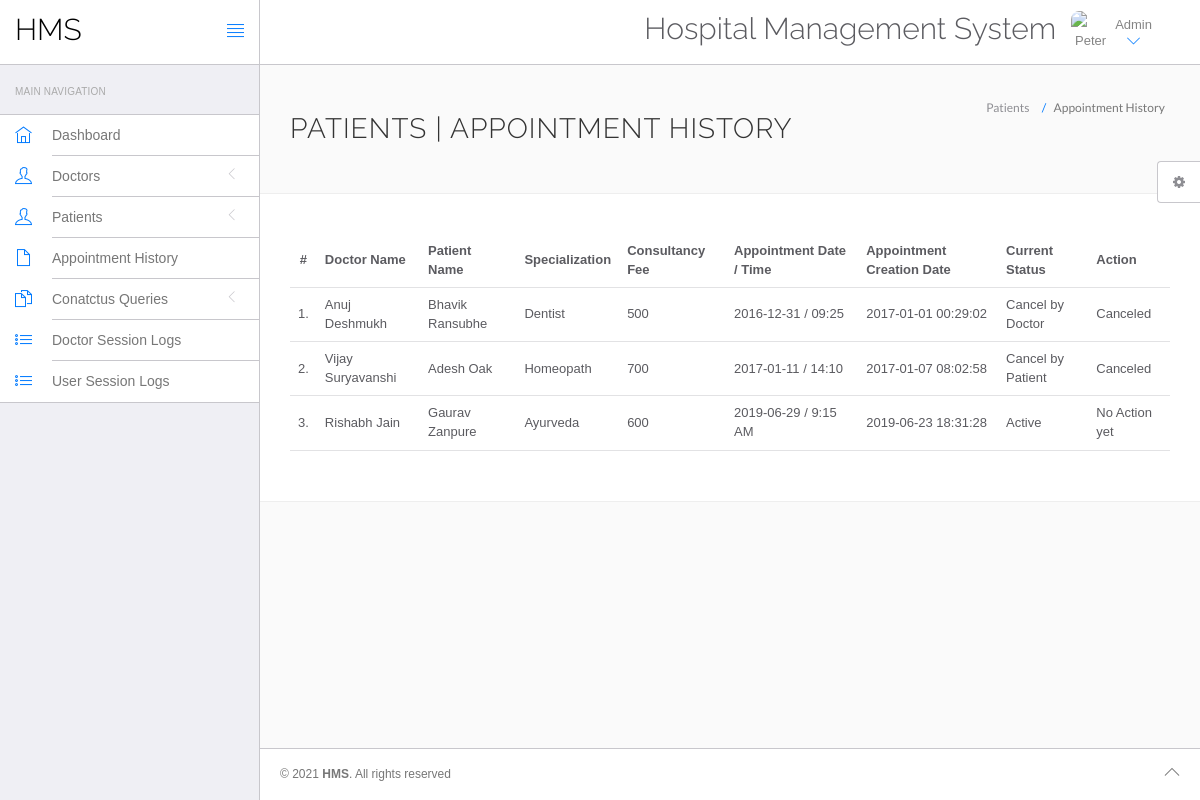
The app's page /hospital/hms/admin/appointment-history.php (signed in) with its own data.
### tables this page shows
CREATE TABLE `appointment` (
  `id` int(11) NOT NULL,
  `doctorSpecialization` varchar(255) NOT NULL,
  `doctorId` int(11) NOT NULL,
  `userId` int(11) NOT NULL,
  `consultancyFees` int(11) NOT NULL,
  `appointmentDate` varchar(255) NOT NULL,
  `appointmentTime` varchar(255) NOT NULL,
  `postingDate` timestamp NOT NULL DEFAULT current_timestamp(),
  `userStatus` int(11) NOT NULL,
  `doctorStatus` int(11) NOT NULL,
  `updationDate` varchar(255) NOT NULL
);

CREATE TABLE `doctors` (
  `id` int(11) NOT NULL,
  `specilization` varchar(255) DEFAULT NULL,
  `doctorName` varchar(255) DEFAULT NULL,
  `address` longtext DEFAULT NULL,
  `docFees` varchar(255) DEFAULT NULL,
  `contactno` bigint(11) DEFAULT NULL,
  `docEmail` varchar(255) DEFAULT NULL,
  `password` varchar(255) DEFAULT NULL,
  `creationDate` timestamp NULL DEFAULT current_timestamp(),
  `updationDate` timestamp NULL DEFAULT NULL ON UPDATE current_timestamp()
);

CREATE TABLE `users` (
  `id` int(11) NOT NULL,
  `fullName` varchar(255) DEFAULT NULL,
  `address` longtext DEFAULT NULL,
  `city` varchar(255) DEFAULT NULL,
  `gender` varchar(255) DEFAULT NULL,
  `email` varchar(255) DEFAULT NULL,
  `password` varchar(255) DEFAULT NULL,
  `regDate` timestamp NULL DEFAULT current_timestamp(),
  `updationDate` timestamp NULL DEFAULT NULL ON UPDATE current_timestamp()
);

### hospital/hms/admin/appointment-history.php (the view, shortened to what this page needs)
<?php
include('include/config.php');
?>
<!DOCTYPE html>
<html lang="en">
	<head>
		<link rel="stylesheet" href="vendor/bootstrap/css/bootstrap.min.css">
		<link rel="stylesheet" href="vendor/fontawesome/css/font-awesome.min.css">
		<link rel="stylesheet" href="vendor/themify-icons/themify-icons.min.css">
		<link href="vendor/animate.css/animate.min.css" rel="stylesheet" media="screen">
		<link href="vendor/perfect-scrollbar/perfect-scrollbar.min.css" rel="stylesheet" media="screen">
		<link href="vendor/switchery/switchery.min.css" rel="stylesheet" media="screen">
		<link href="vendor/bootstrap-touchspin/jquery.bootstrap-touchspin.min.css" rel="stylesheet" media="screen">
		<link href="vendor/select2/select2.min.css" rel="stylesheet" media="screen">
		<link href="vendor/bootstrap-datepicker/bootstrap-datepicker3.standalone.min.css" rel="stylesheet" media="screen">
		<link href="vendor/bootstrap-timepicker/bootstrap-timepicker.min.css" rel="stylesheet" media="screen">
		<link rel="stylesheet" href="assets/css/styles.css">
		<link rel="stylesheet" href="assets/css/plugins.css">
		<link rel="stylesheet" href="assets/css/themes/theme-1.css" id="skin_color" />
	</head>
	<body>
		<div id="app">
<?php include('include/sidebar.php');?>
			<div class="app-content">
					<?php include('include/header.php');?>
				<div class="main-content" >
					<div class="wrap-content container" id="container">
						<section id="page-title">
							<div class="row">
								<div class="col-sm-8">
									<h1 class="mainTitle">Patients  | Appointment History</h1>
																	</div>
								<ol class="breadcrumb">
									<li>
										<span>Patients </span>
									</li>
									<li class="active">
										<span>Appointment History</span>
									</li>
								</ol>
							</div>
						</section>
						<div class="container-fluid container-fullw bg-white">
									<div class="row">
								<div class="col-md-12">
									<table class="table table-hover" id="sample-table-1">
										<thead>
											<tr>
												<th class="center">#</th>
												<th class="hidden-xs">Doctor Name</th>
												<th>Patient Name</th>
												<th>Specialization</th>
												<th>Consultancy Fee</th>
												<th>Appointment Date / Time </th>
												<th>Appointment Creation Date  </th>
												<th>Current Status</th>
												<th>Action</th>
											</tr>
										</thead>
										<tbody>
<?php
$sql=mysqli_query($con,"select doctors.doctorName as docname,users.fullName as pname,appointment.*  from appointment join doctors on doctors.id=appointment.doctorId join users on users.id=appointment.userId ");
$cnt=1;
while($row=mysqli_fetch_array($sql))
{
?>
											<tr>
												<td class="center"><?php echo $cnt;?>.</td>
												<td class="hidden-xs"><?php echo $row['docname'];?></td>
												<td class="hidden-xs"><?php echo $row['pname'];?></td>
												<td><?php echo $row['doctorSpecialization'];?></td>
												<td><?php echo $row['consultancyFees'];?></td>
												<td><?php echo $row['appointmentDate'];?> / <?php echo
												 $row['appointmentTime'];?>
												</td>
												<td><?php echo $row['postingDate'];?></td>
												<td>
<?php if(($row['userStatus']==1) && ($row['doctorStatus']==1))
{
	echo "Active";
}
if(($row['userStatus']==0) && ($row['doctorStatus']==1))
{
	echo "Cancel by Patient";
}
if(($row['userStatus']==1) && ($row['doctorStatus']==0))
{
	echo "Cancel by Doctor";
}
												?></td>
												<td >
												<div class="visible-md visible-lg hidden-sm hidden-xs">
							<?php if(($row['userStatus']==1) && ($row['doctorStatus']==1))
{
echo "No Action yet";
	 } else {
		echo "Canceled";
		} ?>
												</div>
												</td>
											</tr>
											<?php
$cnt=$cnt+1;
											 }?>
										</tbody>
									</table>
								</div>
							</div>
								</div>
					</div>
				</div>
			</div>
	<?php include('include/footer.php');?>
	<?php include('include/setting.php');?>
		</div>
	</body>
</html>

### hospital/hms/admin/include/sidebar.php (shortened to what this page needs)
<div class="sidebar app-aside" id="sidebar">
				<div class="sidebar-container perfect-scrollbar">
<nav>
						<div class="navbar-title">
							<span>Main Navigation</span>
						</div>
						<ul class="main-navigation-menu">
							<li>
								<a href="dashboard.php">
									<div class="item-content">
										<div class="item-media">
											<i class="ti-home"></i>
										</div>
										<div class="item-inner">
											<span class="title"> Dashboard </span>
										</div>
									</div>
								</a>
							</li>
							<li>
								<a href="javascript:void(0)">
									<div class="item-content">
										<div class="item-media">
											<i class="ti-user"></i>
										</div>
										<div class="item-inner">
											<span class="title"> Doctors </span><i class="icon-arrow"></i>
										</div>
									</div>
								</a>
								</li>
				<li>
								<a href="javascript:void(0)">
									<div class="item-content">
										<div class="item-media">
											<i class="ti-user"></i>
										</div>
										<div class="item-inner">
											<span class="title"> Patients </span><i class="icon-arrow"></i>
										</div>
									</div>
								</a>
								</li>
<li>
								<a href="appointment-history.php">
									<div class="item-content">
										<div class="item-media">
											<i class="ti-file"></i>
										</div>
										<div class="item-inner">
											<span class="title"> Appointment History </span>
										</div>
									</div>
								</a>
							</li>
				<li>
								<a href="javascript:void(0)">
									<div class="item-content">
										<div class="item-media">
											<i class="ti-files"></i>
										</div>
										<div class="item-inner">
											<span class="title"> Conatctus Queries </span><i class="icon-arrow"></i>
										</div>
									</div>
								</a>
								</li>
	<li>
								<a href="doctor-logs.php">
									<div class="item-content">
										<div class="item-media">
											<i class="ti-list"></i>
										</div>
										<div class="item-inner">
											<span class="title"> Doctor Session Logs </span>
										</div>
									</div>
								</a>
							</li>
							<li>
								<a href="user-logs.php">
									<div class="item-content">
										<div class="item-media">
											<i class="ti-list"></i>
										</div>
										<div class="item-inner">
											<span class="title"> User Session Logs </span>
										</div>
									</div>
								</a>
							</li>
						</ul>
					</nav>
					</div>
			</div>

### hospital/hms/admin/include/header.php (shortened to what this page needs)
<header class="navbar navbar-default navbar-static-top">
					<div class="navbar-header">
						<a class="navbar-brand" href="#">
							<h2 style="padding-top:20%; color:#000 ">HMS</h2>
						</a>
						<a href="#" class="sidebar-toggler pull-right visible-md visible-lg" data-toggle-class="app-sidebar-closed" data-toggle-target="#app">
							<i class="ti-align-justify"></i>
						</a>
					</div>
					<div class="navbar-collapse collapse">
						<ul class="nav navbar-right">
								<li  style="padding-top:2% ">
								<h2>Hospital Management System</h2>
							</li>
							<li class="dropdown current-user">
								<a href class="dropdown-toggle" data-toggle="dropdown">
									<img src="assets/images/avatar-1.jpg" alt="Peter"> <span class="username">
			Admin
									<i class="ti-angle-down"></i></i></span>
								</a>
							</li>
						</ul>
					</div>
				</header>

### hospital/hms/admin/include/footer.php
<footer>
				<div class="footer-inner">
					<div class="pull-left">
						&copy; <span class="current-year"></span><span class="text-bold text-uppercase"> HMS</span>. <span>All rights reserved</span>
					</div>
					<div class="pull-right">
						<span class="go-top"><i class="ti-angle-up"></i></span>
					</div>
				</div>
			</footer>

### hospital/hms/admin/include/setting.php (shortened to what this page needs)
<div class="settings panel panel-default hidden-xs hidden-sm" id="settings">
				<button ct-toggle="toggle" data-toggle-class="active" data-toggle-target="#settings" class="btn btn-default">
					<i class="fa fa-spin fa-gear"></i>
				</button>
			</div>

### hospital/hms/admin/assets/css/plugins.css (style rules this page uses)
.perfect-scrollbar { overflow-y: hidden !important; }

### hospital/hms/admin/assets/css/themes/theme-1.css (style rules this page uses)
body { background: #FAFAFA; }
header .navbar-header { background: #ffffff !important; border-right-color: #c8c7cc !important; border-bottom-color: #c8c7cc !important; }
header .navbar-header .sidebar-toggler, header .navbar-header .sidebar-mobile-toggler { color: #007aff !important; }
header .navbar-header .navbar-brand { color: #777 !important; }
header .navbar-collapse { background: #ffffff !important; border-bottom-color: #c8c7cc !important; box-shadow: none !important; }
header .navbar-collapse .navbar-right > li > a { color: #777; }
header .navbar-collapse .navbar-right > li > a i { color: #007aff !important; }
#sidebar { background: #EFEFF4 !important; }
#sidebar:before { border-right-width: "1px" !important; border-right-style: solid; border-right-color: #c8c7cc !important; }
#sidebar nav { border-right-width: "1px" !important; border-right-style: solid; border-right-color: #c8c7cc !important; }
#sidebar nav .navbar-title { color: #aaaaaa; }
#sidebar nav > ul { background: #ffffff !important; border-bottom-color: #c8c7cc !important; border-top-color: #c8c7cc !important; }
#sidebar nav > ul > li > a .item-media > i { color: #007aff !important; }
#sidebar nav > ul > li > a .item-inner { color: #777 !important; border-bottom-color: #c8c7cc; }
#app > footer { background: #ffffff !important; border-top-color: #c8c7cc !important; color: #777; }

### records on screen
appointment: doctorId.doctorName "Anuj Deshmukh", userId.fullName "Bhavik Ransubhe", doctorSpecialization "Dentist", consultancyFees "500", appointmentDate "2016-12-31", appointmentTime "09:25", postingDate "2017-01-01 00:29:02", userStatus "Cancel by Doctor"
appointment: doctorId.doctorName "Vijay Suryavanshi", userId.fullName "Adesh Oak", doctorSpecialization "Homeopath", consultancyFees "700", appointmentDate "2017-01-11", appointmentTime "14:10", postingDate "2017-01-07 08:02:58", userStatus "Cancel by Patient"
appointment: doctorId.doctorName "Rishabh Jain", userId.fullName "Gaurav Zanpure", doctorSpecialization "Ayurveda", consultancyFees "600", appointmentDate "2019-06-29", appointmentTime "9:15 AM", postingDate "2019-06-23 18:31:28", userStatus "Active"
